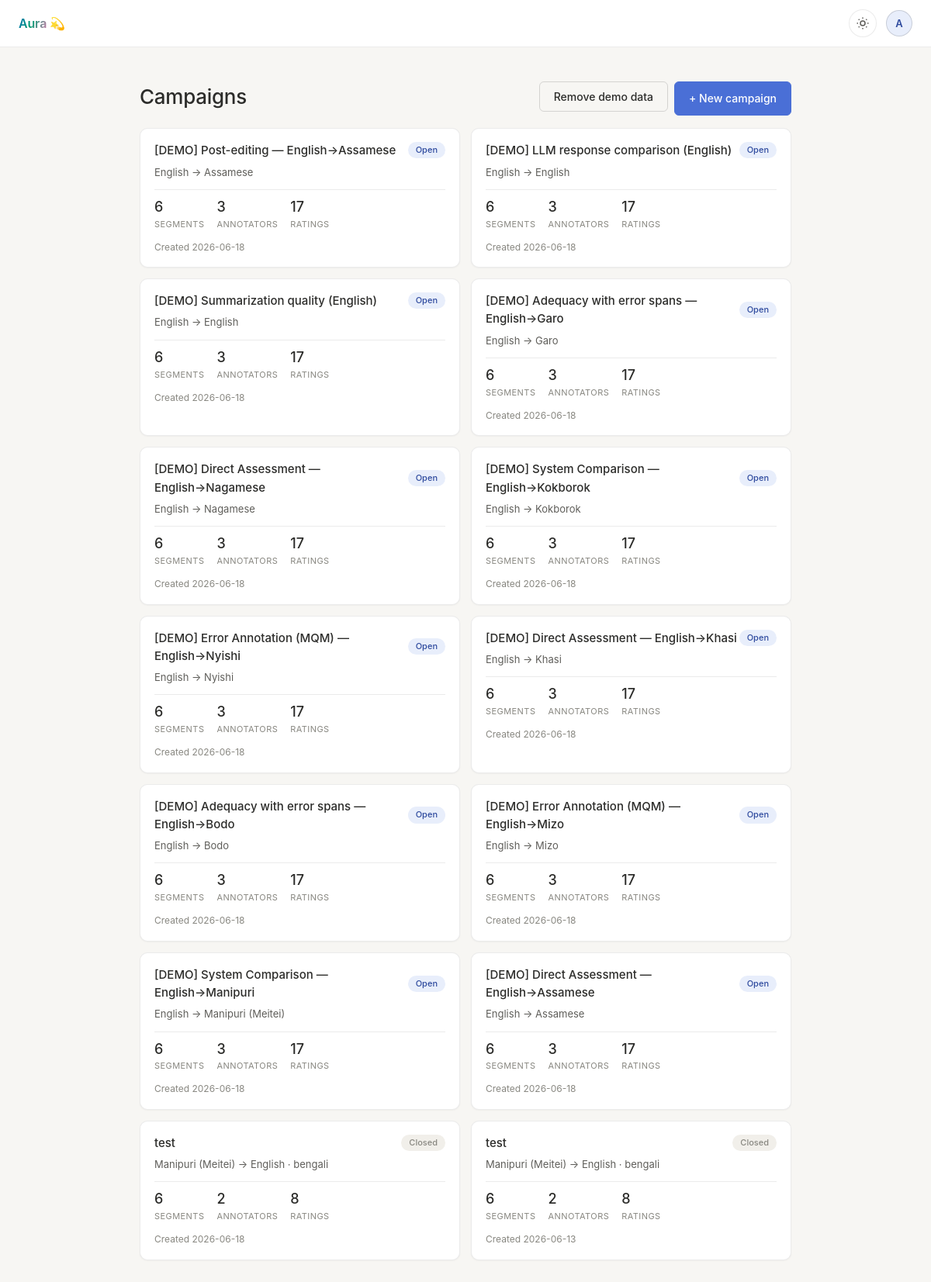
The page /admin/dashboard (signed in) on the database its author committed.
### models.py (models this page shows, shortened)
class Campaign(db.Model):
    __tablename__ = "campaigns"
    id = db.Column(db.String(32), primary_key=True, default=_uuid)
    name = db.Column(db.String(200), nullable=False)
    source_language = db.Column(db.String(100), nullable=False, default="")
    target_language = db.Column(db.String(100), nullable=False, default="")
    task_type = db.Column(db.String(40), default="translation")
    input_label = db.Column(db.String(80), default="")
    output_label = db.Column(db.String(80), default="")
    difficulty_method = db.Column(db.String(20), default="auto")
    difficulty_easy_max = db.Column(db.Integer, default=0)   # length method: easy if <= this
    difficulty_hard_min = db.Column(db.Integer, default=0)   # length method: hard if >= this
    served_difficulties = db.Column(db.String(50), default="")
    expertise_matching = db.Column(db.Boolean, default=False)
    rating_position = db.Column(db.String(10), default="side")   # "side" | "below"
    span_position = db.Column(db.String(10), default="below")    # "below" | "beside"
    owner_email = db.Column(db.String(200), default="")          # who created it (results email)
    script = db.Column(db.String(50), default=None)
    segments_json = db.Column(db.Text, nullable=False)
    criteria_json = db.Column(db.Text, default="")
    instructions = db.Column(db.Text, default="")
    span_instructions = db.Column(db.Text, default="")
    span_scope = db.Column(db.String(20), default="target")
    enable_spans = db.Column(db.Boolean, default=True)
    segments_per_page = db.Column(db.Integer, default=3)
    eval_mode = db.Column(db.String(20), default="likert")
    preferences_json = db.Column(db.Text, default="")
    scale_type = db.Column(db.String(20), default="likert")
    scale_points = db.Column(db.Integer, default=5)
    scale_min = db.Column(db.Integer, default=0)
    scale_max = db.Column(db.Integer, default=100)
    scale_design = db.Column(db.String(20), default="circles")
    scale_labels_json = db.Column(db.Text, default="")
    drive_folder_id = db.Column(db.String(200), default="")
    drive_last_status = db.Column(db.String(20), default="")     # "ok", "error", or ""
    drive_last_error = db.Column(db.Text, default="")
    drive_last_sync_at = db.Column(db.DateTime, default=None)
    results_snapshot_json = db.Column(db.Text, default="")
    ai_enabled = db.Column(db.Boolean, default=False)
    ai_ab_enabled = db.Column(db.Boolean, default=False)
    ai_ab_fraction = db.Column(db.Integer, default=50)
    ai_provider = db.Column(db.String(40), default="")   # ollama|anthropic|openai|gemini|openai_compatible
    ai_model = db.Column(db.String(120), default="")
    ai_base_url = db.Column(db.String(300), default="")
    ai_api_key_enc = db.Column(db.Text, default="")      # encrypted at rest
    closed_at = db.Column(db.DateTime, default=None)
    created_at = db.Column(db.DateTime, default=datetime.utcnow)
    ratings = db.relationship("Rating", backref="campaign", lazy="dynamic", cascade="all,delete-orphan")
    @property
    def is_closed(self):
        return self.closed_at is not None
    @property
    def segments(self):
        try:
            return json.loads(self.segments_json or "[]")
        except json.JSONDecodeError:
            return []
    @property
    def criteria(self):
        if not self.criteria_json:
            return None
        try:
            return json.loads(self.criteria_json)
        except json.JSONDecodeError:
            return None
    DEFAULT_LIKERT_LABELS = {
        "1": "Very poor", "2": "Poor", "3": "Acceptable", "4": "Good", "5": "Excellent",
    }
    @property
    def score_bounds(self):
        if (self.scale_type or "likert") == "continuous":
            lo = self.scale_min if self.scale_min is not None else 0
            hi = self.scale_max if self.scale_max is not None else 100
            if hi < lo:
                lo, hi = hi, lo
            return (lo, hi)
        pts = self.scale_points or 5
        return (1, max(2, pts))
    DEFAULT_PREFERENCES = [
        {"id": "a_much_better", "label": "A is much better"},
        {"id": "a_better",      "label": "A is better"},
        {"id": "tie",           "label": "About the same"},
        {"id": "b_better",      "label": "B is better"},
        {"id": "b_much_better", "label": "B is much better"},
    ]
    @property
    def mode(self):
        return self.eval_mode or "likert"
    def rating_is_complete(self, rating, criteria=None):
        mode = self.mode
        if mode == "pairwise":
            return bool((rating.preference or "").strip())
        if mode == "span_only":
            return bool(rating.reviewed)
        if mode == "post_edit":
            return bool((rating.edited_text or "").strip())
        crit_ids = [c.get("id") for c in (criteria if criteria is not None else (self.criteria or []))]
        if not crit_ids:
            return False
        lo, hi = self.score_bounds
        return rating.is_complete_for(crit_ids, lo, hi)
    @property
    def num_segments(self):
        return len(self.segments)

### app.py (the view)
@app.route("/admin/dashboard")
@require_admin
def admin_dashboard():
    campaigns = Campaign.query.order_by(Campaign.created_at.desc()).all()
    stats = {}
    for c in campaigns:
        crit_ids = [cr["id"] for cr in get_criteria_for(c)]
        annotator_ids = {r.annotator_id for r in c.ratings}
        stats[c.id] = {
            "annotator_count": len(annotator_ids),
            "total_ratings": sum(1 for r in c.ratings if c.rating_is_complete(r, get_criteria_for(c))),
            "max_possible": c.num_segments * max(1, len(annotator_ids)),
        }
    return render_template("admin_dashboard.html",
                           campaigns=campaigns, stats=stats,
                           has_demo=seed_data.demo_present(Campaign),)

### app.py (called while the page is built)
def get_criteria_for(campaign):
    return campaign.criteria or CRITERIA_DEFAULTS

@app.context_processor
def inject_globals():
    ep = request.endpoint or ""
    annotator_endpoints = {
        "annotator_dashboard", "annotator_update_password", "rate_view",
        "annotator_login_view", "annotator_login_post", "annotator_register",
        "annotator_logout", "api_submit", "api_config",
    }
    if ep.startswith("admin_"):
        page_role = "admin"
    elif ep in annotator_endpoints:
        page_role = "annotator"
    else:
        page_role = "public"
    return {"current_annotator": current_annotator(), "page_role": page_role}

### auth.py (called while the page is built)
def current_annotator():
    aid = session.get("annotator_id")
    if not aid:
        return None
    return Annotator.query.get(aid)

def require_admin(view):
    @wraps(view)
    def wrapper(*args, **kwargs):
        if not session.get("is_admin"):
            if _wants_json():
                return jsonify({"ok": False, "error": "auth_required", "role": "admin"}), 401
            flash("Please sign in as admin.", "info")
            return redirect(url_for("admin_login_view", next=request.path))
        return view(*args, **kwargs)
    return wrapper

### models.py (called while the page is built)
    def scores_dict(self):
        try:
            return json.loads(self.scores_json or "{}")
        except json.JSONDecodeError:
            return {}

    def is_complete_for(self, criterion_ids, lo=1, hi=5):
        scores = self.scores_dict()
        return all(isinstance(scores.get(cid), int) and lo <= scores[cid] <= hi
                   for cid in criterion_ids)

### seed_data.py (called while the page is built)
def demo_present(Campaign):
    return Campaign.query.filter(Campaign.name.like(DEMO_PREFIX + "%")).first() is not None

### templates/admin_dashboard.html (shortened to what this page needs)
{% extends "base.html" %}
{% block content %}
<div class="page-header">
  <h1>Campaigns</h1>
  <div style="display:flex; gap:8px;">
    {% if has_demo %}
    <form method="post" action="{{ url_for('admin_unload_demo') }}" style="display:inline;"
          onsubmit="return confirm('Remove all demo campaigns, demo annotators, and their ratings? Your own campaigns are not affected.');">
      <button type="submit" class="btn btn-ghost">Remove demo data</button>
    </form>
    {% else %}
    <form method="post" action="{{ url_for('admin_seed_demo') }}" style="display:inline;"
          onsubmit="return confirm('Load the demo campaigns (9 Northeast India languages) plus demo annotators and synthetic ratings?');">
      <button type="submit" class="btn btn-ghost">Load demo data</button>
    </form>
    {% endif %}
    <a href="{{ url_for('admin_campaign_new') }}" class="btn btn-primary">+ New campaign</a>
  </div>
</div>
{% if campaigns %}
<div class="campaign-grid">
  {% for c in campaigns %}
    {% set s = stats[c.id] %}
    <a href="{{ url_for('admin_campaign_detail', campaign_id=c.id) }}" class="campaign-card" data-cid="{{ c.id }}">
      <div class="campaign-card-head">
        <h3>{{ c.name }}</h3>
        <span class="status-pill {{ 'status-closed' if c.is_closed else 'status-open' }}" data-status>{{ 'Closed' if c.is_closed else 'Open' }}</span>
      </div>
      <p class="campaign-langs">{{ c.source_language }} → {{ c.target_language }}{% if c.script %} · {{ c.script }}{% endif %}</p>
      <div class="campaign-stats">
        <div><span class="stat-num">{{ c.num_segments }}</span><span class="stat-label">segments</span></div>
        <div><span class="stat-num" data-stat="annotators">{{ s.annotator_count }}</span><span class="stat-label">annotators</span></div>
        <div><span class="stat-num" data-stat="ratings">{{ s.total_ratings }}</span><span class="stat-label">ratings</span></div>
      </div>
      <p class="hint">Created {{ c.created_at.strftime('%Y-%m-%d') }}</p>
    </a>
  {% endfor %}
</div>
{% endif %}
{% endblock %}

### static/style.css (style rules this page uses)
:root { --bg: #f7f6f3; --surface: #ffffff; --surface-2: #f1efea; --border: rgba(0, 0, 0, 0.08); --border-2: rgba(0, 0, 0, 0.14); --text: #2c2c2a; --text-muted: #5f5e5a; --text-faint: #888780; --accent: #4a6fd6; --accent-soft: #e8eefb; --accent-dark: #2e4a9e; --aura-1: #0072B2; --aura-2: #009E73; --aura-3: #CC79A7; --aura-gradient: linear-gradient(110deg, #0072B2 0%, #009E73 46%, #CC79A7 100%); --success: #1d9e75; --success-soft: #e1f5ee; --warning: #ba7517; --warning-soft: #faeeda; --source-color: #534ab7; --source-soft: #eeedfe; --target-color: #0f6e56; --target-soft: #e1f5ee; --radius-sm: 6px; --radius: 10px; --radius-lg: 14px; --shadow-sm: 0 1px 2px rgba(0,0,0,0.04); --shadow: 0 2px 8px rgba(0,0,0,0.06); --font: -apple-system, BlinkMacSystemFont, "Segoe UI", Roboto, Oxygen, Ubuntu, Cantarell, "Helvetica Neue", Arial, sans-serif; }
* { box-sizing: border-box; }
html, body { margin: 0; padding: 0; background: var(--bg); color: var(--text); font-family: var(--font); font-size: 15px; line-height: 1.55; -webkit-font-smoothing: antialiased; }
h1 { font-size: 26px; font-weight: 500; margin: 0 0 12px; letter-spacing: -0.01em; }
h3 { font-size: 15px; font-weight: 500; margin: 0 0 10px; }
.hint { font-size: 12px; color: var(--text-faint); margin: 4px 0 0; }
.btn { display: inline-flex; align-items: center; justify-content: center; gap: 6px; padding: 10px 18px; font-family: inherit; font-size: 14px; font-weight: 500; border-radius: var(--radius-sm); border: 0.5px solid var(--border-2); background: var(--surface); color: var(--text); cursor: pointer; transition: all .15s; text-decoration: none; }
.btn-primary { background: var(--accent); border-color: var(--accent); color: white; }
.btn-ghost { background: transparent; }
.page-header { display: flex; align-items: flex-start; justify-content: space-between; margin: 20px 0 16px; gap: 12px; flex-wrap: wrap; }
.page-header h1 { margin: 0 0 4px; }
.campaign-grid { display: grid; grid-template-columns: repeat(auto-fill, minmax(280px, 1fr)); gap: 14px; margin: 16px 0; }
.campaign-card { display: block; background: var(--surface); border: 0.5px solid var(--border); border-radius: var(--radius); padding: 16px 18px; text-decoration: none; color: var(--text); transition: all .15s; box-shadow: var(--shadow-sm); }
.campaign-card-head { display: flex; align-items: center; justify-content: space-between; margin-bottom: 6px; }
.campaign-card h3 { margin: 0; font-size: 15px; }
.campaign-langs { margin: 0 0 12px; font-size: 13px; color: var(--text-muted); }
.campaign-stats { display: flex; gap: 16px; padding: 8px 0; border-top: 0.5px solid var(--border); }
.campaign-stats > div { display: flex; flex-direction: column; font-size: 11px; color: var(--text-faint); }
.stat-num { font-size: 18px; font-weight: 500; color: var(--text); }
.stat-label { text-transform: uppercase; letter-spacing: 0.04em; }
.status-pill { font-size: 11px; padding: 2px 10px; border-radius: 999px; font-weight: 500; }
.status-open { background: var(--accent-soft); color: var(--accent-dark); }
.status-closed { background: var(--surface-2); color: var(--text-faint); }

### rows shown on the page
Campaign: name "[DEMO] Post-editing — English→Assamese", closed_at "Open", source_language "English", target_language "Assamese", num_segments "6", annotator_count "3", total_ratings "17", created_at "2026-06-18"
Campaign: name "[DEMO] LLM response comparison (English)", closed_at "Open", source_language "English", target_language "English", num_segments "6", annotator_count "3", total_ratings "17", created_at "2026-06-18"
Campaign: name "[DEMO] Summarization quality (English)", closed_at "Open", source_language "English", target_language "English", num_segments "6", annotator_count "3", total_ratings "17", created_at "2026-06-18"
Campaign: name "[DEMO] Adequacy with error spans — English→Garo", closed_at "Open", source_language "English", target_language "Garo", num_segments "6", annotator_count "3", total_ratings "17", created_at "2026-06-18"
Campaign: name "[DEMO] Direct Assessment — English→Nagamese", closed_at "Open", source_language "English", target_language "Nagamese", num_segments "6", annotator_count "3", total_ratings "17", created_at "2026-06-18"
Campaign: name "[DEMO] System Comparison — English→Kokborok", closed_at "Open", source_language "English", target_language "Kokborok", num_segments "6", annotator_count "3", total_ratings "17", created_at "2026-06-18"
Campaign: name "[DEMO] Error Annotation (MQM) — English→Nyishi", closed_at "Open", source_language "English", target_language "Nyishi", num_segments "6", annotator_count "3", total_ratings "17", created_at "2026-06-18"
Campaign: name "[DEMO] Direct Assessment — English→Khasi", closed_at "Open", source_language "English", target_language "Khasi", num_segments "6", annotator_count "3", total_ratings "17", created_at "2026-06-18"
Campaign: name "[DEMO] Adequacy with error spans — English→Bodo", closed_at "Open", source_language "English", target_language "Bodo", num_segments "6", annotator_count "3", total_ratings "17", created_at "2026-06-18"
Campaign: name "[DEMO] Error Annotation (MQM) — English→Mizo", closed_at "Open", source_language "English", target_language "Mizo", num_segments "6", annotator_count "3", total_ratings "17", created_at "2026-06-18"
Campaign: name "[DEMO] System Comparison — English→Manipuri", closed_at "Open", source_language "English", target_language "Manipuri (Meitei)", num_segments "6", annotator_count "3", total_ratings "17", created_at "2026-06-18"
Campaign: name "[DEMO] Direct Assessment — English→Assamese", closed_at "Open", source_language "English", target_language "Assamese", num_segments "6", annotator_count "3", total_ratings "17", created_at "2026-06-18"
Campaign: name "test", closed_at "Closed", source_language "Manipuri (Meitei)", target_language "English", script "bengali", num_segments "6", annotator_count "2", total_ratings "8", created_at "2026-06-18"
Campaign: name "test", closed_at "Closed", source_language "Manipuri (Meitei)", target_language "English", script "bengali", num_segments "6", annotator_count "2", total_ratings "8", created_at "2026-06-13"
